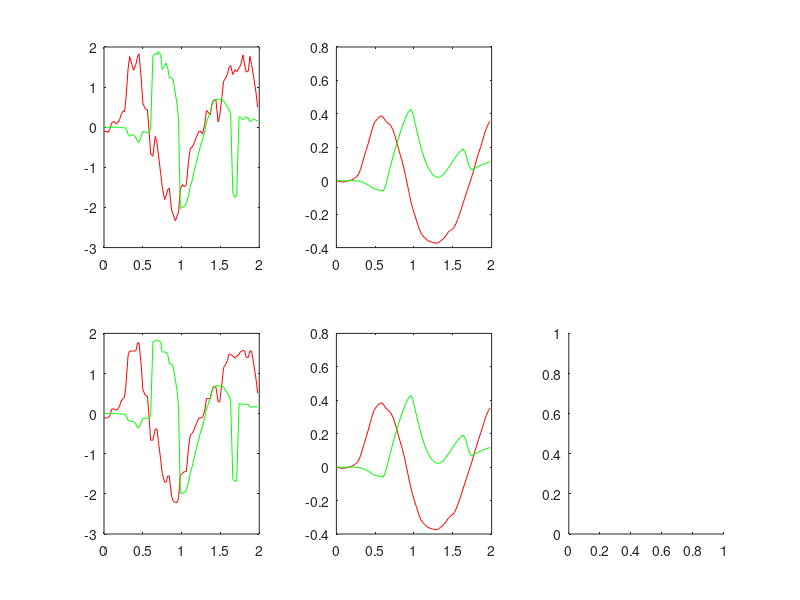

MATLAB code for this plot: (Note: this script raises an error after producing the figure.)
clear all;
close all;
mi12 = load('data_rapport/smartphone.txt');
left = load('data_rapport/data_hand_left.txt');
right = load('data_rapport/data_hand_right.txt');


tsm = mi12(:,1);
tsm = tsm-tsm(1);
x = mi12(:,2);
y = mi12(:,3);
z = mi12(:,4);
w = ones(size(x,1),1);

coords = [x y z w];

rot = cell(size(mi12,1));
for i=1:size(mi12,1),
  mat = reshape(mi12(i,5:end),3,3)';
  mat = [mat;0 0 0];
  mat = [mat [0;0;0;1]];
  rot{i} = mat;
end

nouv_coords = [];
for i=1:size(x,1),
  temp = rot{i}*coords(i,:)';
  nouv_coords = [nouv_coords temp];
end

coord_2d = [];
for i=1:size(nouv_coords,2),
  temp = [coords(i,1);nouv_coords(3,i)];
  coord_2d = [coord_2d temp];
end

figure();
acc = coord_2d';
temp = [nouv_coords(1,:); nouv_coords(3,:)];
acc = temp';

t_init = acc(1,1);
tsm = tsm/1000;
acc = [tsm acc];

subplot(2,3,1);
plot(acc(:,1),acc(:,2),'r',acc(:,1),acc(:,3),'g');
sx = medfilt1(acc(:,2));
sy = medfilt1(acc(:,3));
subplot(2,3,4);
plot(acc(:,1),sx,'r',acc(:,1),sy,'g');

% vitesse filtree
ax = sx; ay = sy;
vx = cumtrapz(acc(:,1),ax);
vy = cumtrapz(acc(:,1),ay);
subplot(2,3,5);
plot(acc(:,1),vx,'r',acc(:,1),vy,'g');

% vitesse non filtree
vxnf = cumtrapz(acc(:,1),acc(:,2));
vynf = cumtrapz(acc(:,1),acc(:,3));
subplot(2,3,2);
plot(acc(:,1),vxnf,'r',acc(:,1),vynf,'g');

% vitesses normalisees
subplot(2,3,6);
% vxn = normaliser(vx);
% vyn = normaliser(vy);
[vxn, vyn] = normaliser2(vx,vy);
plot(acc(:,1),vxn,'r',acc(:,1),vyn,'g');

subplot(2,3,3);
% vxnfn = normaliser(vxnf);
% vynfn = normaliser(vynf);
[vxnfn,vynfn] = normaliser2(vxnf,vynf);
plot(acc(:,1),vxnfn,'r',acc(:,1),vynfn,'g');

%%%%%%%%%%%%%%%%%% position %%%%%%%%%%%%%%%%%
% % position filtree
% figure
% px = cumtrapz(acc(:,1),vx);
% py = cumtrapz(acc(:,1),vy);
% plot(acc(:,1),px,'r',acc(:,1),py,'g');
% % 
% % % position non filtree
% % subplot(2,3,3);
% % pxnf = cumtrapz(acc(:,1),vxnf);
% % pynf = cumtrapz(acc(:,1),vynf);
% % plot(acc(:,1),pxnf,'r',acc(:,1),pynf,'g');
% 
% %trajectoire
% figure();
% min_axis = min([px;py]);
% max_axis = max([px;py]);
% plot(px,py);
% axis square
% axis equal
% axis([min_axis max_axis min_axis max_axis])


% =========== kinect ==========

% rectifier Y car il est dirige vers le bas
left(:,3) = 480-left(:,3)
right(:,3) = 480-right(:,3)
t = left(:,1);
for i=1:size(t,1)-2,
    if t(i)==t(i+1),
        t(i+1) = (t(i)+t(i+2))/2;
    end
end

t = t-t(1);
t = t/1000;

figure();
subplot(2,4,1);
plot(left(:,2),left(:,3),'b.');
subplot(2,4,5);
plot(right(:,2),right(:,3),'b.');



% left hand
vl = [0 0]
for i=2:size(left,1),
    dx  = left(i,2)-left(i-1,2);
    dy  = left(i,3)-left(i-1,3);
    dt = (left(i,1)-left(i-1,1))/1000;
    vl = [vl; dx/dt dy/dt ];
end
subplot(2,4,2);
plot(t,vl(:,1),'r',t,vl(:,2),'g');

% v filtered
svxl = medfilt1(vl(:,1));
svyl = medfilt1(vl(:,2));
subplot(2,4,3);
plot(t,svxl,'r',t,svyl,'g');


% right hand
vr = [0 0]
for i=2:size(left,1),
    dx  = right(i,2)-right(i-1,2);
    dy  = right(i,3)-right(i-1,3);
    dt = (right(i,1)-right(i-1,1))/1000;
    vr = [vr; dx/dt dy/dt ];
end
subplot(2,4,6);
plot(t,vr(:,1),'r',t,vr(:,2),'g');

% v filtered
svxr = medfilt1(vr(:,1));
svyr = medfilt1(vr(:,2));
subplot(2,4,7);
plot(t,svxr,'r',t,svyr,'g');

% v filtered and normalised
% mini = min([svxl;svyl;svxr;svyr]);
% svxln = svxl-mini;
% svyln = svyl-mini;
% svxrn = svxr-mini;
% svyrn = svyr-mini;
% maxi = max([svxln;svyln;svxrn;svxln]);
% svxln = svxln./maxi;
% svyln = svyln./maxi;
% svxrn = svxrn./maxi;
% svyrn = svyrn./maxi;

subplot(2,4,8);
% svxrn = normaliser(svxr);
% svyrn = normaliser(svyr);
[svxrn,svyrn] = normaliser2(svxr,svyr);
% svxrn = medfilt1(svxrn);
% svyrn = medfilt1(svyrn);
plot(t,svxrn,'r',t,svyrn,'g');

subplot(2,4,4);
% svxln = normaliser(svxl);
% svyln = normaliser(svyl);
[svxln,svyln] = normaliser2(svxl,svyl);
% svxln = medfilt1(svxln);
% svyln = medfilt1(svyln);
plot(t,svxln,'r',t,svyln,'g');

%%%%%%%%%%%% essai %%%%%%%%%%%
% sm_tk_x = interp1(acc(:,1),vxnfn,t);
% sm_tk_y = interp1(acc(:,1),vynfn,t);
% figure;
% subplot(1,3,1);
% plot(t,svxln,'r',t,svyln,'g');
% subplot(1,3,2);
% plot(t,svxrn,'r',t,svyrn,'g');
% subplot(1,3,3);
% plot(t,sm_tk_x,'r',t,sm_tk_y,'g');
% 
% figure()
% subplot(1,2,1);
% plot(left(:,2),left(:,3),'O-');hold on;
% quiver(left(:,2),left(:,3),svxln,svyln);
% quiver(left(:,2),left(:,3),sm_tk_x,sm_tk_y,'g');
% 
% 
% subplot(1,2,2);
% plot(right(:,2),right(:,3),'O-');hold on;
% quiver(right(:,2),right(:,3),svxrn,svyrn);
% quiver(right(:,2),right(:,3),sm_tk_x,sm_tk_y,'g');
% 
% 
% 
% plot(left(:,2),left(:,3),'b.');
% subplot(2,4,5);
% plot(right(:,2),right(:,3),'b.');
%%%%%%%%%%%%%%%%%%%%%%%%%%%%%%%%



% interpolation
tt = linspace(0,min(max(tsm),max(t)));
sm_interx = interp1(acc(:,1),vxnfn,tt);
sm_intery = interp1(acc(:,1),vynfn,tt);
l_interx = interp1(t,svxln,tt);
l_intery = interp1(t,svyln,tt);
r_interx = interp1(t,svxrn,tt);
r_intery = interp1(t,svyrn,tt);

figure();

subplot(1,3,1);
plot(tt,sm_interx,'r.',tt,sm_intery,'g.');
subplot(1,3,2);
plot(tt,l_interx,'r.',tt,l_intery,'g.');
subplot(1,3,3);
plot(tt,r_interx,'r.',tt,r_intery,'g.');

% figure
% subplot(1,2,1);
% plot(tt,sm_interx,tt,l_interx,tt,r_interx);
% subplot(1,2,2);
% plot(tt,sm_interx-l_interx,tt,sm_interx-r_interx);
% sum((sm_interx-l_interx).^2)
% sum((sm_interx-r_interx).^2)
% figure
% subplot(1,2,1);
% plot(tt,sm_intery,tt,l_intery,tt,r_intery);
% subplot(1,2,2);
% plot(tt,sm_intery-l_intery,tt,sm_intery-r_intery);
% sum((sm_intery-l_intery).^2)
% sum((sm_intery-r_intery).^2)



% =========== essai de comparaison ===============
% ---------- essai 3 ---------------------
compare([l_interx;l_intery],[r_interx;r_intery],[sm_interx;sm_intery],tt);


% ---------- essai 1 ---------------------

% diff_lx = sm_interx-l_interx;
% diff_ly = sm_intery-l_intery;
% diff_l = sqrt(diff_lx.^2+diff_ly.^2);
% 
% diff_rx = sm_interx-r_interx;
% diff_ry = sm_intery-r_intery;
% diff_r = sqrt(diff_rx.^2+diff_ry.^2);
% 
% v_diff_l = sum(diff_l,2)/size(tt,2);
% v_diff_r = sum(diff_r,2)/size(tt,2);
% 
% fprintf('Difference main gauche = %f\n',v_diff_l);
% fprintf('Difference main droite = %f\n',v_diff_r);

% ---------- essai 2 ---------------------
% DL_x = sum((diff_lx).^2,2);
% DL_y = sum((diff_ly).^2,2);
% DR_x = sum((diff_rx).^2,2);
% DR_y = sum((diff_ry).^2,2);
% 
% fprintf('main gauche : diff x = %f\n',sum((diff_lx).^2,2)/size(tt,2));
% fprintf('main gauche : diff y = %f\n',sum((diff_ly).^2,2)/size(tt,2));
% fprintf('main droite : diff x = %f\n',sum((diff_rx).^2,2)/size(tt,2));
% fprintf('main droite : diff y = %f\n',sum((diff_ry).^2,2)/size(tt,2));
% 
% fprintf('Main gauche score : %f\n',(DL_x^2+DL_y^2)/size(tt,2));
% fprintf('Main droite score : %f\n',(DR_x^2+DL_y^2)/size(tt,2));



x = [0]
y = [0]
for i=1:size(sm_interx,2)-1
    xn = x(i)+sm_interx(i+1);
    yn = y(i)+sm_intery(i+1);
    x = [x xn];
    y = [y yn];
end

xl = [0]
yl = [0]
for i=1:size(sm_interx,2)-1
    xn = xl(i)+l_interx(i+1);
    yn = yl(i)+l_intery(i+1);
    xl = [xl xn];
    yl = [yl yn];
end

xr = [0]
yr = [0]
for i=1:size(sm_interx,2)-1
    xn = xr(i)+r_interx(i+1);
    yn = yr(i)+r_intery(i+1);
    xr = [xr xn];
    yr = [yr yn];
end

figure();
subplot(1,3,2);
plot(x(1:60),y(1:60));
subplot(1,3,1);
plot(xl,yl);
subplot(1,3,3);
plot(xr,yr);